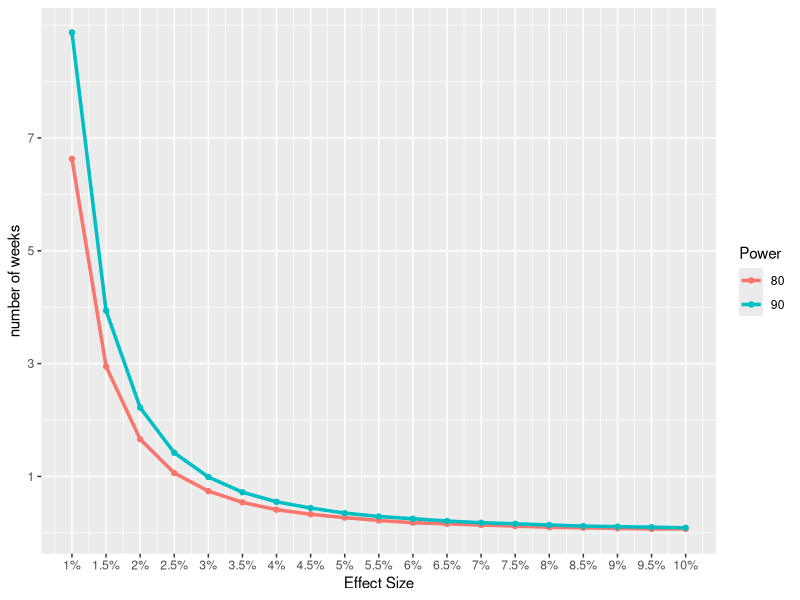

Write the R code that produced this figure.
library("pwr")
library("ggplot2")

#generating sample data for two versions
control_visits = 22936
control_clicks = 11553
challenger_visits = 24427 
challenger_clicks = 11694

#assuming the sample size per week
sample_per_week = control_visits + challenger_visits

#calculating the proportions
control_ctr = control_clicks/control_visits
challenger_ctr = challenger_clicks/challenger_visits

#This function returns the sample size needed to perform the test with power (80% , 90%) for various 
#effect sizes we would like to see. 
power_analysis <- function(control_ctr, effect_size, alpha = 0.05, power)
{
  power_list = c()
  effect_size_list = c()
  sample_size_list = c()
  num_rows = 1
  c1 = c()
  c2 = c()
  c3 = c()
  for (p in 1:length(power))
  {
    for (es in 1:length(effect_size))
    {
      pa = control_ctr
      pb = (sin((effect_size[es] + 2*asin(sqrt(pa)))/2))^2
      pd = pb - pa
      power_cal = power.prop.test(n = NULL, p1 = pa, p2 = pb, sig.level = alpha,
                                  alternative = "two.sided",power = power[p],strict = TRUE)
      sample_size = round (power_cal$n*2, digits = 2)
      num_rows <- num_rows + 1
      power_list <- append(x = power_list, values = power[p]*100)
      effect_size_list <- append(x = effect_size_list, values = effect_size[es])
      sample_size_list <- append(x = sample_size_list, values = sample_size)
      c1 <- append(x = c1, values = round(x = pa*100, digits = 2))
      c2 <- append(x = c2, values = round(x = pb*100, digits = 2))
      c3 <- append(x = c3, values = round(x = pd*100, digits = 2))
    } 
  }
  power_df <- cbind.data.frame(power_list,effect_size_list,c1, c2, c3, sample_size_list)
  colnames(power_df)<- c('Power','Effect_Size','Control_CTR', 'Challenger_CTR','Difference_CTR' ,'Sample_Size')
  return (power_df)
}


#this function plots the power analysis graph for the above analysis
power_analysis_plot <-function(df)
{
  
  df$Power <- as.factor(df$Power)
  p<- ggplot(data = df, aes(x = Effect_Size, y=weeks, group = Power,colour = Power))+
    geom_line(size = 1.2)  + geom_point()
  xmarks<-unique(df$Effect_Size)
  p<-p + scale_y_continuous(name = "number of weeks",
                            breaks = seq(from = 1, to = max(df$weeks), by = 2))
  xlabels <- paste0(round(xmarks, 3)*100, "%",sep = "")
  p <- p + scale_x_continuous(breaks = xmarks, labels = xlabels, name = "Effect Size")
  return (p)
}

pow_analysis_df <- power_analysis (control_ctr = control_ctr, effect_size = seq(from = 0.01, to = 0.1, by = 0.005),
                                   alpha = 0.05, power = c(0.8,0.9))
pow_analysis_df$weeks <- round(x = pow_analysis_df$Sample_Size/sample_per_week , digits = 2)
pow_analysis_df
power_analysis_plot(pow_analysis_df)


#Two sample difference in the proprtion test
N1 = control_visits
N2 = challenger_visits
P1 = control_clicks/control_visits
P2 = challenger_clicks/challenger_visits
P0  = (P1*N1 + P2*N2)/(N1+N2)
SE = sqrt(P0*(1-P0)*(1/N1 + 1/N2))
z = (P1 - P2 - 0)/SE
pvalue = 1 - 2*(pnorm(q = z, mean = 0, sd = 1) - 0.5)
#Margin of error
ME = 1.96*SE
statistic =  P1 - P2 
CI1 = statistic -ME
CI2 = statistic +ME
#95% Confidence Interval
c(CI1 , CI2)
#(0.01596437, 0.03398246)

#to check for the power of the test
power_test <- power.prop.test(p1 = P1, p2 = P2, sig.level = 0.05, n = N1 + N2, 
                              alternative = "two.sided")
power_test
#power = 100%
